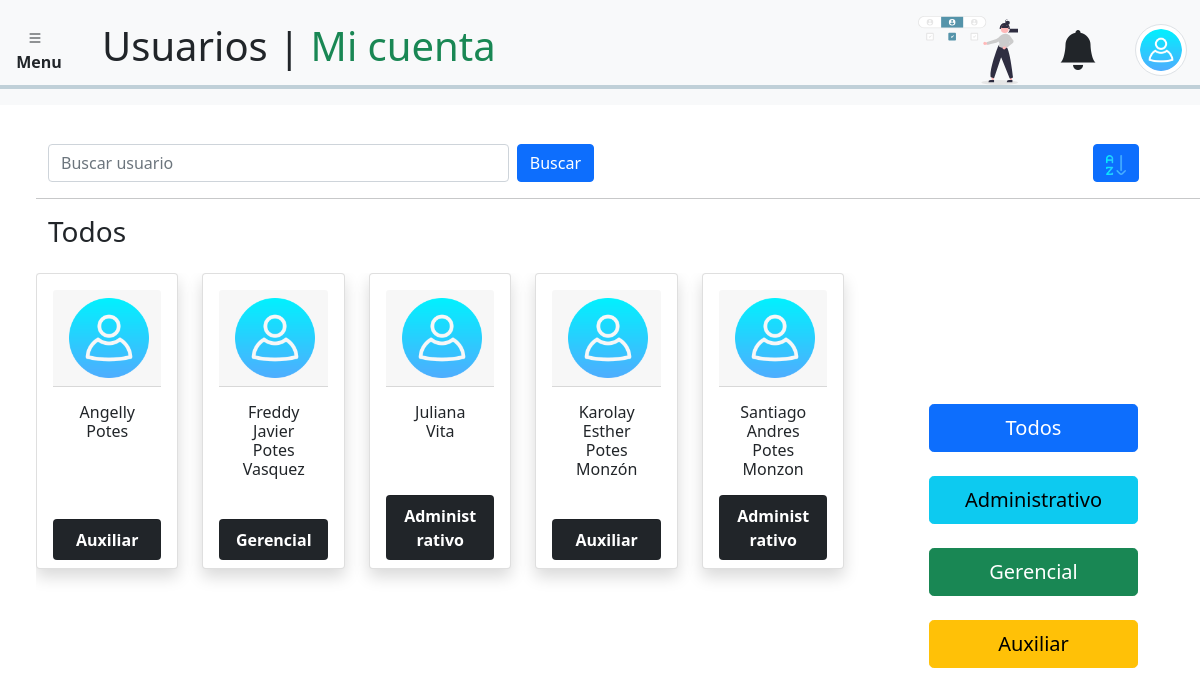
Screenshot of /VIEWS/app/usuarios.php (signed in) with the database file from the repository.
### tables this page shows
CREATE TABLE `usuario` (
  `usu_id` int(11) NOT NULL,
  `usu_nombres` varchar(50) NOT NULL,
  `usu_apellidos` varchar(50) NOT NULL,
  `usu_contraseña` varchar(50) NOT NULL,
  `usu_fecha_Nacimiento` date NOT NULL,
  `usu_email` varchar(30) DEFAULT NULL,
  `usu_telefono` int(10) UNSIGNED DEFAULT NULL,
  `usu_edad` tinyint(4) NOT NULL
);

CREATE TABLE `cargo` (
  `car_id` int(11) NOT NULL,
  `car_tipo` varchar(20) DEFAULT NULL,
  `car_nombre` varchar(50) DEFAULT NULL
);

### CONTROLLER/php/showUsers.php (the view)
<?php
$inc = include('config.php');
if($inc){
    $consulta = "SELECT usu_nombres, usu_apellidos, c.car_tipo FROM usuario as u INNER JOIN cargoxusuario as cu
    ON u.usu_id = cu.Car_usu_id
    INNER JOIN cargo as c ON c.car_id = cu.Car_id
    ORDER BY usu_nombres ASC";
    $resultado = mysqli_query($conex,$consulta);
    if($resultado){
        while($row = $resultado->fetch_array()){
            $nombre = $row['usu_nombres'];
            $apellido = $row['usu_apellidos'];
            $cargo = $row['car_tipo'];
            echo "
            <div class='col-lg-2 col-sm-5 card shadow text-center p-3 pb-2 me-4 mb-3'>
                <div class='card-header'>
                    <img src='../../VIEWS/assets/imagenes/user-icon.png' alt='' style='width:80px'>
                </div>
                <div class='card-body'>
                    <h6 class='mb-0 pb-0'>$nombre $apellido</h6>
                </div>
                <div class='card-footer bg-dark rounded' style='width:100%;'>
                    <p id='cargoColor' class='fw-bold mb-0 pb-0 text-white'>$cargo</p>
                </div>
            </div>";
        }
    }
}

### VIEWS/app/usuarios.php (shortened to what this page needs)
<?php
include("../../CONTROLLER/php/config.php");
?>
<!DOCTYPE html>
<html lang="en">
<head>
    <link href="https://cdn.jsdelivr.net/npm/bootstrap@5.0.2/dist/css/bootstrap.min.css" rel="stylesheet"
>
    <link rel="stylesheet" href="https://cdn.jsdelivr.net/npm/bootstrap-icons@1.9.1/font/bootstrap-icons.css">
    <link rel="stylesheet" href="../styles/home.css">
</head>
<body class="container-fluid">
    <div class="row pt-3 fixed-top bg-light">
        <div class="col-1 m-auto">
            <button class="btn btn-outline-none fw-bold" type="button" data-bs-toggle="offcanvas" data-bs-target="#menu">
                <i class="bi bi-list me-2"></i> Menu
            </button>
        </div>
        <div class="col-8 m-auto">
            <h1>Usuarios | <a href="profile.php" class="text-decoration-none text-success">Mi cuenta</a> </h1>
        </div>
        <div class="col-1">
            <img src="../assets/imagenes/image-12.svg" alt="" style="width:100px">
        </div>
        <div class="col-1 m-auto">
            <div class="dropdown">
                <h1 class="m-auto text-end" data-bs-toggle="dropdown"><i class="bi bi-bell-fill"></i></h1>
            </div>
        </div>
        <div class="col-1 m-auto">
            <div class="dropdown">
                <button class="btn btn-outline-none" data-bs-toggle="dropdown"><img src="../assets/imagenes/user-icon.png" alt="" style="width:70px ;" class="rounded rounded-circle img-thumbnail"></button>
            </div>
        </div>
        <hr class="divider">
    </div>
    <br>
    <br>
    <section class="row mt-5 pt-5 ms-4 mb-4 overflow-hidden no-wrap">
        <div class="row d-flex justify-content-between">
            <div class="col-6 d-flex mb-3">
                <input type="search" name="search" id="buscar" class="form-control me-2" placeholder="Buscar usuario">
                <button class="btn btn-primary">Buscar</button>
            </div>
            <div class="col-1 drop-up">
                <button class="btn btn-primary" data-bs-toggle="dropdown"><img src="../assets/imagenes/order-by.png" alt="" style="width:20px;"></button>
            </div>
        </div>
        <hr>
        <h3 id="title">Todos</h3>
        <div class="row mt-3">
            <div class="col-9 overflow-auto" style="height:550px ;">
                <div class="row cont-usu-card">
                    <?php
                    include ("../../CONTROLLER/php/showUsers.php");
                    ?>
                </div>
            </div>
            <div class="col-3 m-auto text-center">
                <button type="button" class="btn btn-lg btn-primary mb-4" id="all" style="width:80%">Todos</button>
                <button class="btn btn-lg btn-info mb-4" id="userSearchAdmin" style="width:80%">Administrativo</button>
                <button class="btn btn-lg btn-success mb-4" id="userSearchGeren" style="width:80%">Gerencial</button>
                <button class="btn btn-lg btn-warning mb-4" id="userSearchAux" style="width:80%">Auxiliar</button>
            </div>
        </div>
    </section>
</body>
</html>

### VIEWS/styles/home.css (style rules this page uses)
.divider { border: 2px solid rgb(31, 89, 118) }

### rows the page displays
usuario: usu_nombres "Angelly", usu_apellidos "Potes", cargo.car_tipo "Auxiliar"
usuario: usu_nombres "Freddy Javier", usu_apellidos "Potes Vasquez", cargo.car_tipo "Gerencial"
usuario: usu_nombres "Juliana", usu_apellidos "Vita", cargo.car_tipo "Administrativo"
usuario: usu_nombres "Karolay Esther", usu_apellidos "Potes Monzón", cargo.car_tipo "Auxiliar"
usuario: usu_nombres "Santiago Andres", usu_apellidos "Potes Monzon", cargo.car_tipo "Administrativo"
